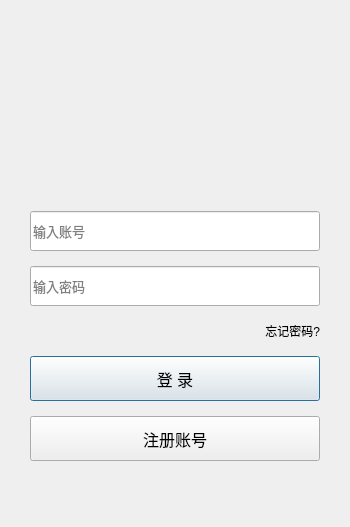
<?xml version="1.0" encoding="UTF-8"?>
<ui version="4.0">
 <class>login</class>
 <widget class="QDialog" name="login">
  <property name="geometry">
   <rect>
    <x>0</x>
    <y>0</y>
    <width>350</width>
    <height>527</height>
   </rect>
  </property>
  <property name="minimumSize">
   <size>
    <width>350</width>
    <height>527</height>
   </size>
  </property>
  <property name="maximumSize">
   <size>
    <width>350</width>
    <height>527</height>
   </size>
  </property>
  <property name="windowTitle">
   <string>登录</string>
  </property>
  <property name="styleSheet">
   <string notr="true"/>
  </property>
  <layout class="QVBoxLayout" name="verticalLayout_main">
   <property name="spacing">
    <number>0</number>
   </property>
   <property name="leftMargin">
    <number>0</number>
   </property>
   <property name="topMargin">
    <number>0</number>
   </property>
   <property name="rightMargin">
    <number>0</number>
   </property>
   <property name="bottomMargin">
    <number>0</number>
   </property>
   <item>
    <widget class="QWidget" name="bg_widget" native="true">
     <layout class="QVBoxLayout" name="verticalLayout">
      <property name="spacing">
       <number>15</number>
      </property>
      <property name="leftMargin">
       <number>30</number>
      </property>
      <property name="topMargin">
       <number>40</number>
      </property>
      <property name="rightMargin">
       <number>30</number>
      </property>
      <property name="bottomMargin">
       <number>30</number>
      </property>
      <item alignment="Qt::AlignmentFlag::AlignHCenter">
       <widget class="QLabel" name="head_label">
        <property name="minimumSize">
         <size>
          <width>126</width>
          <height>126</height>
         </size>
        </property>
        <property name="maximumSize">
         <size>
          <width>126</width>
          <height>126</height>
         </size>
        </property>
        <property name="text">
         <string/>
        </property>
        <property name="pixmap">
         <pixmap resource="src.qrc">:/logo/logo.png</pixmap>
        </property>
        <property name="scaledContents">
         <bool>true</bool>
        </property>
        <property name="alignment">
         <set>Qt::AlignmentFlag::AlignCenter</set>
        </property>
       </widget>
      </item>
      <item>
       <widget class="QStackedWidget" name="stackedWidget">
        <property name="currentIndex">
         <number>0</number>
        </property>
        <widget class="QWidget" name="page_login">
         <layout class="QVBoxLayout" name="verticalLayout_login">
          <property name="spacing">
           <number>15</number>
          </property>
          <property name="leftMargin">
           <number>0</number>
          </property>
          <property name="topMargin">
           <number>0</number>
          </property>
          <property name="rightMargin">
           <number>0</number>
          </property>
          <property name="bottomMargin">
           <number>0</number>
          </property>
          <item>
           <widget class="QLabel" name="errTip">
            <property name="minimumSize">
             <size>
              <width>0</width>
              <height>15</height>
             </size>
            </property>
            <property name="maximumSize">
             <size>
              <width>16777215</width>
              <height>15</height>
             </size>
            </property>
            <property name="text">
             <string/>
            </property>
            <property name="alignment">
             <set>Qt::AlignmentFlag::AlignCenter</set>
            </property>
           </widget>
          </item>
          <item>
           <layout class="QHBoxLayout" name="horizontalLayout_User">
            <property name="spacing">
             <number>10</number>
            </property>
            <item>
             <widget class="ElaLineEdit" name="userEdit">
              <property name="minimumSize">
               <size>
                <width>0</width>
                <height>40</height>
               </size>
              </property>
              <property name="maximumSize">
               <size>
                <width>16777215</width>
                <height>40</height>
               </size>
              </property>
              <property name="font">
               <font>
                <family>Microsoft YaHei</family>
                <pointsize>10</pointsize>
               </font>
              </property>
              <property name="placeholderText">
               <string>输入账号</string>
              </property>
             </widget>
            </item>
           </layout>
          </item>
          <item>
           <layout class="QHBoxLayout" name="horizontalLayout_Pass">
            <property name="spacing">
             <number>10</number>
            </property>
            <item>
             <widget class="ElaLineEdit" name="passEdit">
              <property name="minimumSize">
               <size>
                <width>0</width>
                <height>40</height>
               </size>
              </property>
              <property name="maximumSize">
               <size>
                <width>16777215</width>
                <height>40</height>
               </size>
              </property>
              <property name="font">
               <font>
                <family>Microsoft YaHei</family>
                <pointsize>10</pointsize>
               </font>
              </property>
              <property name="echoMode">
               <enum>QLineEdit::EchoMode::Password</enum>
              </property>
              <property name="placeholderText">
               <string>输入密码</string>
              </property>
             </widget>
            </item>
           </layout>
          </item>
          <item>
           <layout class="QHBoxLayout" name="horizontalLayout_Forget">
            <item>
             <spacer name="horizontalSpacer_Forget">
              <property name="orientation">
               <enum>Qt::Orientation::Horizontal</enum>
              </property>
              <property name="sizeHint" stdset="0">
               <size>
                <width>40</width>
                <height>20</height>
               </size>
              </property>
             </spacer>
            </item>
            <item>
             <widget class="ClickedLabel" name="forget_label">
              <property name="cursor">
               <cursorShape>PointingHandCursor</cursorShape>
              </property>
              <property name="text">
               <string>忘记密码?</string>
              </property>
              <property name="alignment">
               <set>Qt::AlignmentFlag::AlignRight|Qt::AlignmentFlag::AlignTrailing|Qt::AlignmentFlag::AlignVCenter</set>
              </property>
             </widget>
            </item>
           </layout>
          </item>
          <item>
           <spacer name="verticalSpacer_Btn">
            <property name="orientation">
             <enum>Qt::Orientation::Vertical</enum>
            </property>
            <property name="sizeHint" stdset="0">
             <size>
              <width>20</width>
              <height>10</height>
             </size>
            </property>
           </spacer>
          </item>
          <item>
           <widget class="QPushButton" name="loginBtn">
            <property name="minimumSize">
             <size>
              <width>0</width>
              <height>45</height>
             </size>
            </property>
            <property name="maximumSize">
             <size>
              <width>16777215</width>
              <height>45</height>
             </size>
            </property>
            <property name="font">
             <font>
              <family>Microsoft YaHei</family>
              <pointsize>12</pointsize>
              <bold>false</bold>
             </font>
            </property>
            <property name="cursor">
             <cursorShape>PointingHandCursor</cursorShape>
            </property>
            <property name="text">
             <string>登 录</string>
            </property>
           </widget>
          </item>
          <item>
           <widget class="QPushButton" name="regBtn">
            <property name="minimumSize">
             <size>
              <width>0</width>
              <height>45</height>
             </size>
            </property>
            <property name="maximumSize">
             <size>
              <width>16777215</width>
              <height>45</height>
             </size>
            </property>
            <property name="font">
             <font>
              <family>Microsoft YaHei</family>
              <pointsize>12</pointsize>
             </font>
            </property>
            <property name="cursor">
             <cursorShape>PointingHandCursor</cursorShape>
            </property>
            <property name="text">
             <string>注册账号</string>
            </property>
           </widget>
          </item>
          <item>
           <spacer name="verticalSpacer">
            <property name="orientation">
             <enum>Qt::Orientation::Vertical</enum>
            </property>
            <property name="sizeHint" stdset="0">
             <size>
              <width>20</width>
              <height>40</height>
             </size>
            </property>
           </spacer>
          </item>
         </layout>
        </widget>
        <widget class="QWidget" name="page_loading">
         <layout class="QVBoxLayout" name="verticalLayout_loading">
          <property name="spacing">
           <number>20</number>
          </property>
          <item>
           <spacer name="verticalSpacer_loading_top">
            <property name="orientation">
             <enum>Qt::Orientation::Vertical</enum>
            </property>
            <property name="sizeHint" stdset="0">
             <size>
              <width>20</width>
              <height>40</height>
             </size>
            </property>
           </spacer>
          </item>
          <item alignment="Qt::AlignmentFlag::AlignHCenter">
           <widget class="QLabel" name="lbl_loading_img">
            <property name="minimumSize">
             <size>
              <width>200</width>
              <height>200</height>
             </size>
            </property>
            <property name="maximumSize">
             <size>
              <width>200</width>
              <height>200</height>
             </size>
            </property>
            <property name="text">
             <string/>
            </property>
            <property name="alignment">
             <set>Qt::AlignmentFlag::AlignCenter</set>
            </property>
           </widget>
          </item>
          <item>
           <spacer name="verticalSpacer_loading_bottom">
            <property name="orientation">
             <enum>Qt::Orientation::Vertical</enum>
            </property>
            <property name="sizeHint" stdset="0">
             <size>
              <width>20</width>
              <height>40</height>
             </size>
            </property>
           </spacer>
          </item>
         </layout>
        </widget>
       </widget>
      </item>
      <item>
       <spacer name="verticalSpacer_Bottom">
        <property name="orientation">
         <enum>Qt::Orientation::Vertical</enum>
        </property>
        <property name="sizeHint" stdset="0">
         <size>
          <width>20</width>
          <height>40</height>
         </size>
        </property>
       </spacer>
      </item>
     </layout>
    </widget>
   </item>
  </layout>
 </widget>
 <customwidgets>
  <customwidget>
   <class>ElaLineEdit</class>
   <extends>QLineEdit</extends>
   <header>elalineedit.h</header>
  </customwidget>
  <customwidget>
   <class>ClickedLabel</class>
   <extends>QLabel</extends>
   <header>clickedlabel.h</header>
  </customwidget>
 </customwidgets>
 <resources>
  <include location="src.qrc"/>
 </resources>
 <connections/>
</ui>
